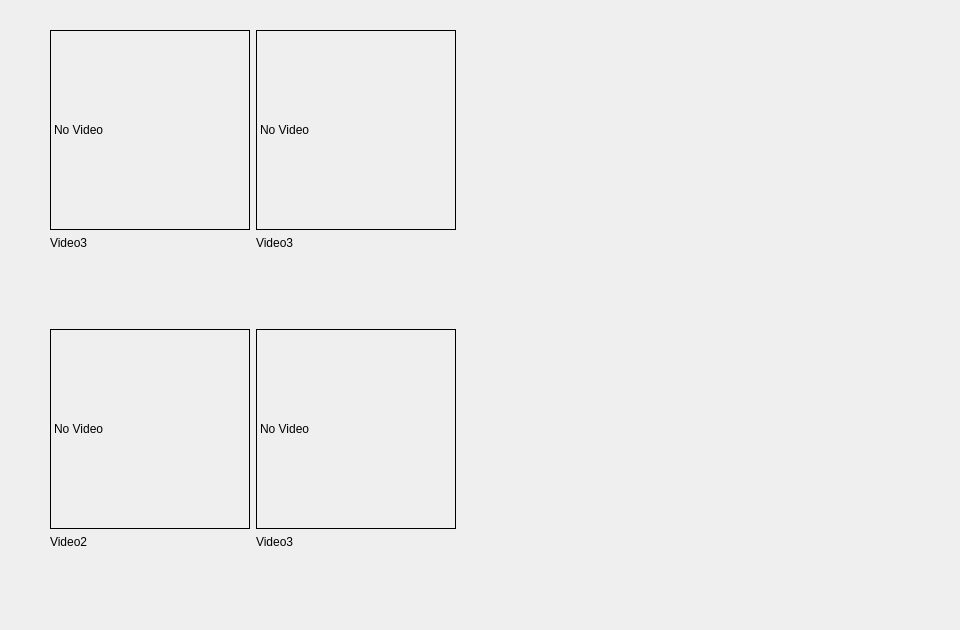
          <widget class="QWidget" name="tab_7">
           <attribute name="title">
            <string>图像</string>
           </attribute>
           <widget class="QWidget" name="layoutWidget">
            <property name="geometry">
             <rect>
              <x>50</x>
              <y>30</y>
              <width>901</width>
              <height>591</height>
             </rect>
            </property>
            <layout class="QGridLayout" name="gridLayout_3">
             <item row="0" column="0">
              <layout class="QVBoxLayout" name="verticalLayout_24">
               <item>
                <widget class="QLabel" name="label_video0">
                 <property name="minimumSize">
                  <size>
                   <width>200</width>
                   <height>200</height>
                  </size>
                 </property>
                 <property name="maximumSize">
                  <size>
                   <width>200</width>
                   <height>200</height>
                  </size>
                 </property>
                 <property name="styleSheet">
                  <string notr="true">border:1px solid rgb(0, 0, 0)</string>
                 </property>
                 <property name="text">
                  <string>No Video</string>
                 </property>
                </widget>
               </item>
               <item>
                <widget class="QLabel" name="label_v_name0">
                 <property name="maximumSize">
                  <size>
                   <width>16777215</width>
                   <height>15</height>
                  </size>
                 </property>
                 <property name="text">
                  <string>Video3</string>
                 </property>
                </widget>
               </item>
               <item>
                <spacer name="verticalSpacer_6">
                 <property name="orientation">
                  <enum>Qt::Vertical</enum>
                 </property>
                 <property name="sizeHint" stdset="0">
                  <size>
                   <width>20</width>
                   <height>40</height>
                  </size>
                 </property>
                </spacer>
               </item>
              </layout>
             </item>
             <item row="0" column="1">
              <layout class="QVBoxLayout" name="verticalLayout_23">
               <item>
                <widget class="QLabel" name="label_video1">
                 <property name="minimumSize">
                  <size>
                   <width>200</width>
                   <height>200</height>
                  </size>
                 </property>
                 <property name="maximumSize">
                  <size>
                   <width>200</width>
                   <height>200</height>
                  </size>
                 </property>
                 <property name="styleSheet">
                  <string notr="true">border:1px solid rgb(0, 0, 0)</string>
                 </property>
                 <property name="text">
                  <string>No Video</string>
                 </property>
                </widget>
               </item>
               <item>
                <widget class="QLabel" name="label_v_name1">
                 <property name="maximumSize">
                  <size>
                   <width>16777215</width>
                   <height>15</height>
                  </size>
                 </property>
                 <property name="text">
                  <string>Video3</string>
                 </property>
                </widget>
               </item>
               <item>
                <spacer name="verticalSpacer_5">
                 <property name="orientation">
                  <enum>Qt::Vertical</enum>
                 </property>
                 <property name="sizeHint" stdset="0">
                  <size>
                   <width>20</width>
                   <height>40</height>
                  </size>
                 </property>
                </spacer>
               </item>
              </layout>
             </item>
             <item row="1" column="0">
              <layout class="QVBoxLayout" name="verticalLayout_11">
               <item>
                <widget class="QLabel" name="label_video2">
                 <property name="minimumSize">
                  <size>
                   <width>200</width>
                   <height>200</height>
                  </size>
                 </property>
                 <property name="maximumSize">
                  <size>
                   <width>200</width>
                   <height>200</height>
                  </size>
                 </property>
                 <property name="styleSheet">
                  <string notr="true">border:1px solid rgb(0, 0, 0)</string>
                 </property>
                 <property name="text">
                  <string>No Video</string>
                 </property>
                </widget>
               </item>
               <item>
                <widget class="QLabel" name="label_v_name2">
                 <property name="maximumSize">
                  <size>
                   <width>90</width>
                   <height>30</height>
                  </size>
                 </property>
                 <property name="text">
                  <string>Video2</string>
                 </property>
                </widget>
               </item>
               <item>
                <spacer name="verticalSpacer">
                 <property name="orientation">
                  <enum>Qt::Vertical</enum>
                 </property>
                 <property name="sizeHint" stdset="0">
                  <size>
                   <width>20</width>
                   <height>40</height>
                  </size>
                 </property>
                </spacer>
               </item>
              </layout>
             </item>
             <item row="1" column="1">
              <layout class="QVBoxLayout" name="verticalLayout_19">
               <item>
                <widget class="QLabel" name="label_video3">
                 <property name="minimumSize">
                  <size>
                   <width>200</width>
                   <height>200</height>
                  </size>
                 </property>
                 <property name="maximumSize">
                  <size>
                   <width>200</width>
                   <height>200</height>
                  </size>
                 </property>
                 <property name="styleSheet">
                  <string notr="true">border:1px solid rgb(0, 0, 0)</string>
                 </property>
                 <property name="text">
                  <string>No Video</string>
                 </property>
                </widget>
               </item>
               <item>
                <widget class="QLabel" name="label_v_name3">
                 <property name="maximumSize">
                  <size>
                   <width>16777215</width>
                   <height>15</height>
                  </size>
                 </property>
                 <property name="text">
                  <string>Video3</string>
                 </property>
                </widget>
               </item>
               <item>
                <spacer name="verticalSpacer_2">
                 <property name="orientation">
                  <enum>Qt::Vertical</enum>
                 </property>
                 <property name="sizeHint" stdset="0">
                  <size>
                   <width>20</width>
                   <height>40</height>
                  </size>
                 </property>
                </spacer>
               </item>
              </layout>
             </item>
            </layout>
           </widget>
          </widget>
